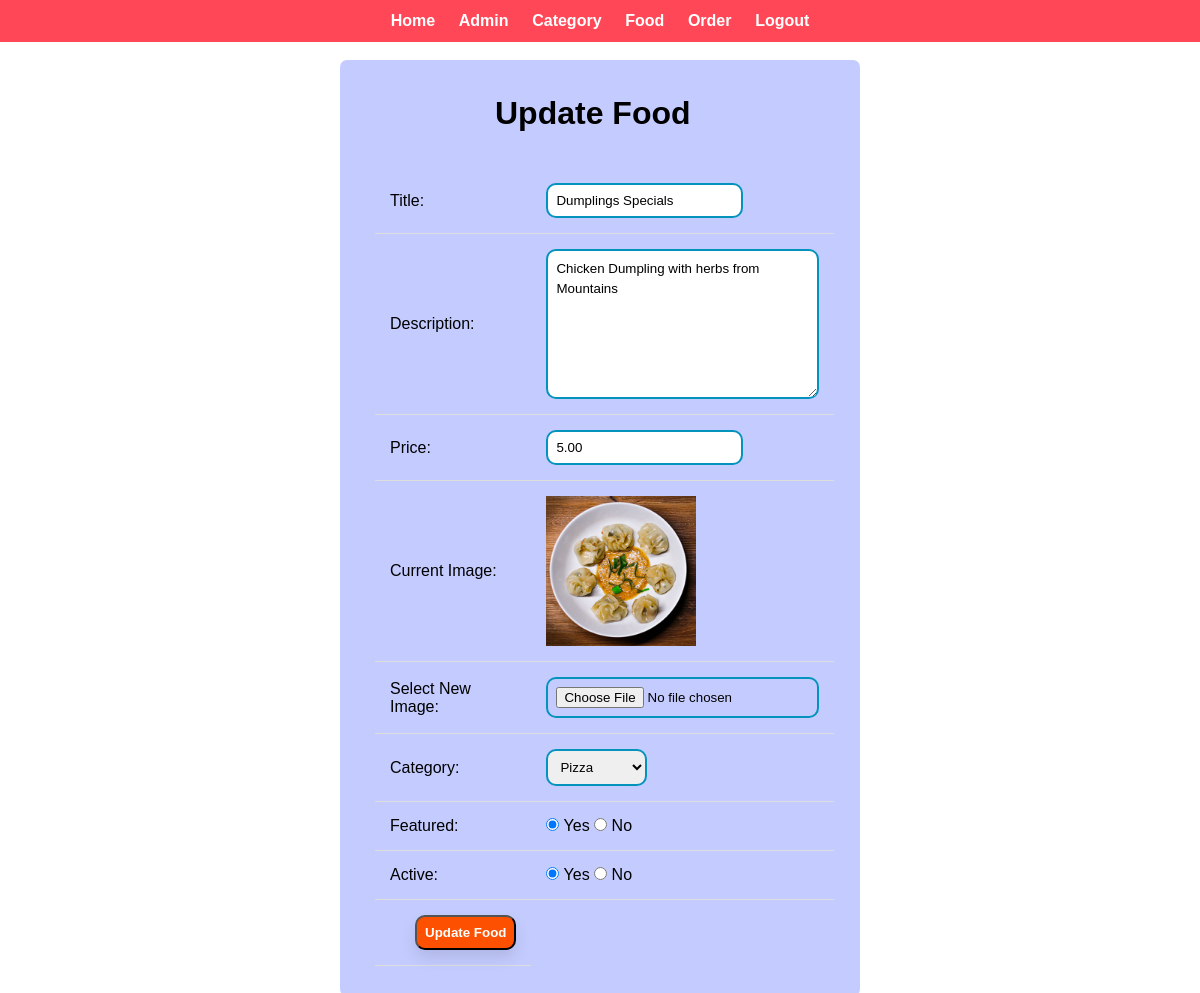
/admin/update-food.php?id=3 (signed in), run on the app's committed database.
### tables this page shows
CREATE TABLE `tbl_food` (
  `id` int(10) UNSIGNED NOT NULL,
  `title` varchar(100) NOT NULL,
  `description` text NOT NULL,
  `price` decimal(10,2) NOT NULL,
  `image_name` varchar(255) NOT NULL,
  `category_id` int(10) UNSIGNED NOT NULL,
  `featured` varchar(10) NOT NULL,
  `active` varchar(10) NOT NULL
);

### admin/update-food.php (the view, shortened to what this page needs)
<?php include('partials/menu.php'); ?>
<link rel="stylesheet" href="../css/update.css">
<?php
    if(isset($_GET['id']))
    {
        $id = $_GET['id'];
        $sql2 = "SELECT * FROM tbl_food WHERE id=$id";
        $res2 = mysqli_query($conn, $sql2);
        $row2 = mysqli_fetch_assoc($res2);
        $title = $row2['title'];
        $description = $row2['description'];
        $price = $row2['price'];
        $current_image = $row2['image_name'];
        $current_category = $row2['category_id'];
        $featured = $row2['featured'];
        $active = $row2['active'];
    }
    else
    {
        header('location:'.SITEURL.'admin/manage-food.php');
    }
?>
<div id="form-main">
  <div id="form-div">
        <h1>Update Food</h1>
        <br><br>
        <form action="" method="POST" enctype="multipart/form-data">
        <table class="tbl-30">
            <tr>
                <td>Title: </td>
                <td>
                    <input type="text" name="title" value="<?php echo $title; ?>">
                </td>
            </tr>
            <tr>
                <td>Description: </td>
                <td>
                    <textarea name="description" cols="30" rows="5"><?php echo $description; ?></textarea>
                </td>
            </tr>
            <tr>
                <td>Price: </td>
                <td>
                    <input type="number" name="price" value="<?php echo $price; ?>">
                </td>
            </tr>
            <tr>
                <td>Current Image: </td>
                <td>
                    <?php
                        if($current_image == "")
                        {
                            echo "<div class='error'>Image not Available.</div>";
                        }
                        else
                        {
                            ?>
                            <img src="<?php echo SITEURL; ?>images/food/<?php echo $current_image; ?>" width="150px">
                            <?php
                        }
                    ?>
                </td>
            </tr>
            <tr>
                <td>Select New Image: </td>
                <td>
                    <input type="file" name="image">
                </td>
            </tr>
            <tr>
                <td>Category: </td>
                <td>
                    <select name="category">
                        <?php
                            $sql = "SELECT * FROM tbl_category WHERE active='Yes'";
                            $res = mysqli_query($conn, $sql);
                            $count = mysqli_num_rows($res);
                            if($count>0)
                            {
                                while($row=mysqli_fetch_assoc($res))
                                {
                                    $category_title = $row['title'];
                                    $category_id = $row['id'];
                                    ?>
                                    <option <?php if($current_category==$category_id){echo "selected";} ?> value="<?php echo $category_id; ?>"><?php echo $category_title; ?></option>
                                    <?php
                                }
                            }
                            else
                            {
                                echo "<option value='0'>Category Not Available.</option>";
                            }
                        ?>
                    </select>
                </td>
            </tr>
            <tr>
                <td>Featured: </td>
                <td>
                    <input <?php if($featured=="Yes") {echo "checked";} ?> type="radio" name="featured" value="Yes"> Yes
                    <input <?php if($featured=="No") {echo "checked";} ?> type="radio" name="featured" value="No"> No
                </td>
            </tr>
            <tr>
                <td>Active: </td>
                <td>
                    <input <?php if($active=="Yes") {echo "checked";} ?> type="radio" name="active" value="Yes"> Yes
                    <input <?php if($active=="No") {echo "checked";} ?> type="radio" name="active" value="No"> No
                </td>
            </tr>
            <tr>
                <td>
                    <input type="submit" name="submit" value="Update Food" class="btn-secondary">
                </td>
            </tr>
        </table>
        </form>
    </div>
</div>
<?php include('partials/footer.php'); ?>

### css/admin.css (style rules this page uses)
* { margin: 0; padding: 0; font-family: Arial, Helvetica, sans-serif; }
.tbl-30 { width: 30%; }
table { border-collapse: collapse; width: 100%; }
th, td { padding: 15px; text-align: left; border-bottom: 1px solid #ddd; }
.btn-secondary { background-color: #00e047; padding: 1%; color: white; text-decoration: none; font-weight: bold; margin-left: 15px; border-radius: 15px; box-shadow: 0px 8px 15px rgba(0, 0, 0, 0.1); }

### css/update.css (style rules this page uses)
#form-main { width:100%; float:left; padding-top:0px; }
#form-div { background-color:#6b80ff66; padding-left:35px; padding-right:35px; padding-top:35px; padding-bottom:30px; width: 450px; float: left; z-index: 0; left: 50%; position: absolute; margin-top:60px; margin-left: -260px; -moz-border-radius: 7px; -webkit-border-radius: 7px; }
textarea { width: 100%; height: 150px; line-height: 150%; resize:vertical; }
h1 { margin-left: 120px; }
input[type=text] { border: 2px solid #0493bd; border-radius: 10px; padding: 8px; }
textarea { border: 2px solid #0493bd; border-radius: 10px; padding: 8px; }
input[type=number] { border: 2px solid #0493bd; border-radius: 10px; padding: 8px; }
input[type=file] { border: 2px solid #0493bd; border-radius: 10px; padding: 8px; }
select { border: 2px solid #0493bd; border-radius: 10px; padding: 8px; }
.btn-secondary { background-color:#fd5000; padding: 8px; color: white; text-decoration: none; font-weight: bold; margin-left: 25px; border-radius: 10px; box-shadow: 0px 8px 15px rgba(0, 0, 0, 0.1); }

### data on the page
tbl_food: title "Dumplings Specials", description "Chicken Dumpling with herbs from Mountains", price "5.00", image_name (picture), featured "☑", active "☑"

### other printed values
form field category "Pizza"
